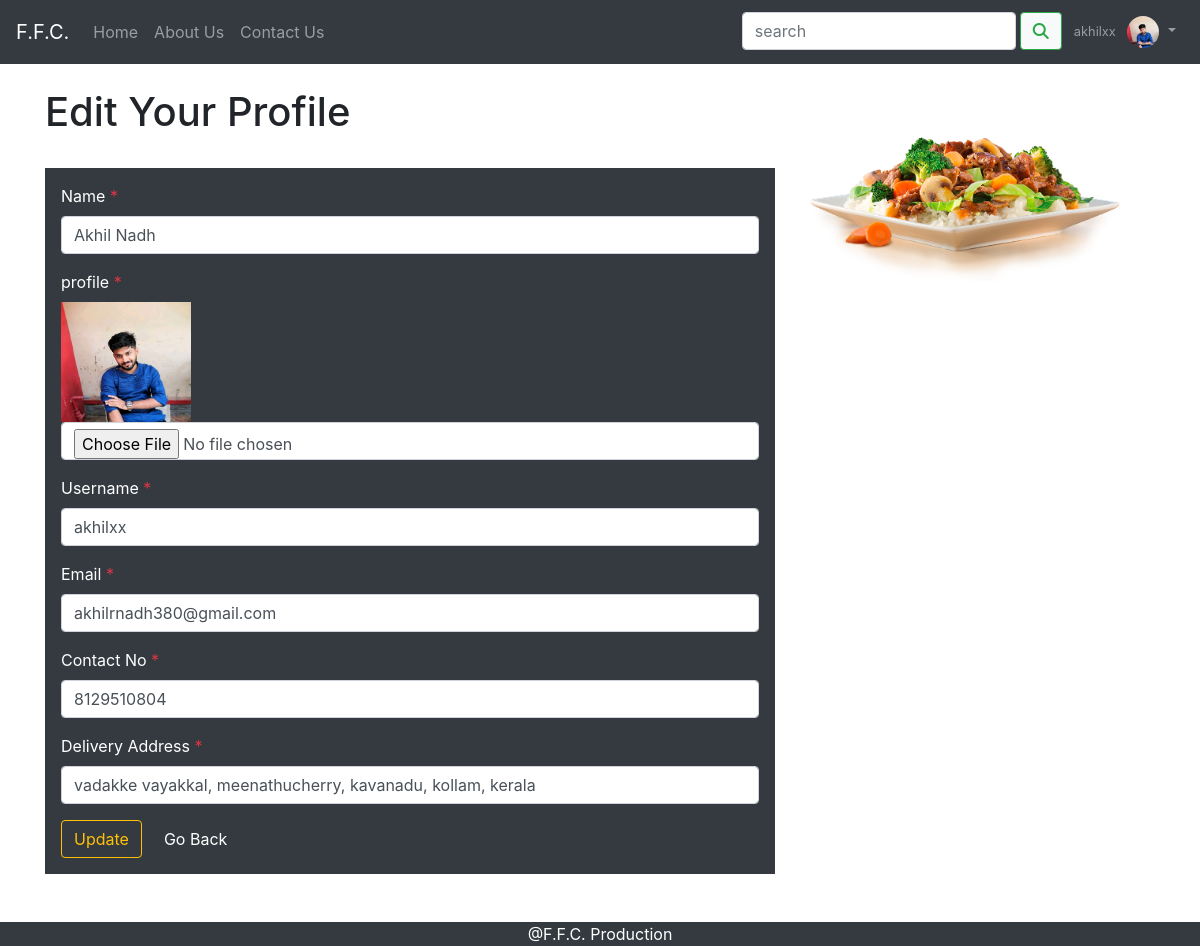
The page /userprofile.php (signed in) on the database its author committed.
### tables this page shows
CREATE TABLE `users` (
  `id` int(11) NOT NULL,
  `fullname` varchar(50) NOT NULL,
  `username` varchar(50) NOT NULL,
  `email` varchar(100) NOT NULL,
  `contactno` bigint(10) NOT NULL,
  `address` varchar(500) NOT NULL,
  `pwd` varchar(30) NOT NULL,
  `profile` varchar(200) NOT NULL
);

### userprofile.php (the view, shortened to what this page needs)
<?php
include "inc/dbh.inc.php";
?>
<!DOCTYPE html>
<html>
<head>
  <link rel="stylesheet" type="text/css" href="css/bootstrap.min.css">
  <link rel="stylesheet" type="text/css" href="css/main.css">
</head>
<body>
    <nav class="navbar navbar-expand-lg navbar-dark bg-dark">
  <a class="navbar-brand" href="index.php">F.F.C.</a>
  <div class="collapse navbar-collapse" id="navbarSupportedContent">
    <ul class="navbar-nav mr-auto">
      <li class="nav-item">
        <a class="nav-link" href="index.php">Home</a>
      </li>
      <li class="nav-item">
        <a class="nav-link" href="aboutus.php">About Us</a>
      </li>
      <li class="nav-item">
        <a class="nav-link " href="#contact">Contact Us</a>
      </li>
    </ul>
    <ul class="navbar-nav ml-auto">
      <li class="nav-item pr-1">
        <form method="POST" class="form-inline mt-1" action="search.php">
          <input type="text" name="search" placeholder="search" class="form-control mr-1">
            <button class="btn btn-light btn-outline-success btn-md" name="submit-search"><i class="fas fa-search"></i>
            </button>
        </form>
      </li>
      <li class="nav-item dropdown no-arrow">
        <a class="nav-link dropdown-toggle" href="#" id="userDropdown" role="button" data-toggle="dropdown" aria-haspopup="true" aria-expanded="false">
          <span class="mr-2 d-none d-lg-inline text-gray-600 small">
             <?php echo $_SESSION['u_name']; ?>
          </span>
    <?php
     $usersession = $_SESSION['u_id'];
     $avatar = "select profile from users where id = '$usersession';";
     $newresult = mysqli_query($con, $avatar);
     while ($row = mysqli_fetch_assoc($newresult)) {
    ?>
         <img class="img-profile rounded-circle" src="uploads/<?php echo $row['profile']; ?>" style="height: 2rem; width: 2rem;">
        </a>
    <?php
      }
    ?>
      </li>
    </ul>
  </div>
</nav>
<div class="container">
  <div class="row justify-content-center">
    <div class="col-md-8 col-lg-8 col-sm-12">
      <br><h1>Edit Your Profile</h1><br>
     <?php
       $usersession = $_SESSION['u_id'];
       $check = "select  id, fullname, username, email, contactno, address, pwd, profile from users where id = '$usersession';";
       $result = mysqli_query($con, $check);
       $resultcheck = mysqli_num_rows($result);
       if ($resultcheck > 0) {
       while ($row = mysqli_fetch_assoc($result)) {
      ?>
      <form method="POST" class="bg-dark mb-5 p-3" action="inc/userperofile.inc.php" enctype="multipart/form-data">
        <label class="text-white">Name</label><span class="text-danger"> *</span>
        <div class="form-group">
          <input type="text" name="fullname" class="form-control" value="<?php echo $row['fullname']; ?>">
        </div>
        <label class="text-white">profile</label><span class="text-danger"> *</span>
        <div>
          <img src="uploads/<?php echo $row['profile']; ?>" class="img-fluid" style="height: 120px; width: 130px;">
        </div>
        <div class="form-group">
          <input type="file" name="file" class="form-control">
        </div>
        <label class="text-white">Username</label><span class="text-danger"> *</span>
        <div class="form-group">
          <input type="text"  name="username" class="form-control" value="<?php echo $_SESSION['u_name']; ?>">
        </div>
        <label class="text-white">Email</label><span class="text-danger"> *</span>
        <div class="form-group">
          <input type="text" name="email" class="form-control" value="<?php echo $row['email']; ?>">
        </div>
        <label class="text-white">Contact No</label><span class="text-danger"> *</span>
        <div class="form-group">
          <input type="text" name="contact" class="form-control" value="<?php echo $row['contactno']; ?>">
        </div>
        <label class="text-white">Delivery Address</label><span class="text-danger"> *</span>
        <div class="form-group">
          <input type="text" name="address" class="form-control" value="<?php echo $row['address']; ?>">
        </div>
         <?php
           }
         }
        ?>
        <button class="btn btn-outline-warning btn-md btn-dark" name="submit" value="update">Update</button>
        &nbsp;<a href="foodlist.php" class="btn btn-dark">Go Back</a>
      </form>
    </div>
    <div class="col-md-4 col-lg-4 col-sm-12 mt-5">
      <img src="images/food.png" class="img-fluid">
    </div>
  </div>
</div>
 <?php
include "footer.php";
 ?>

### css/main.css (style rules this page uses)
html,body { height: 100%; width: 100%; }

### rows shown on the page
users: profile (picture), fullname "Akhil Nadh", email "akhilrnadh380@gmail.com", contact "8129510804", address "vadakke vayakkal, meenathucherry, kavanadu, kollam, kerala"

### other values the page prints
$_SESSION['u_name'] "akhilxx"
